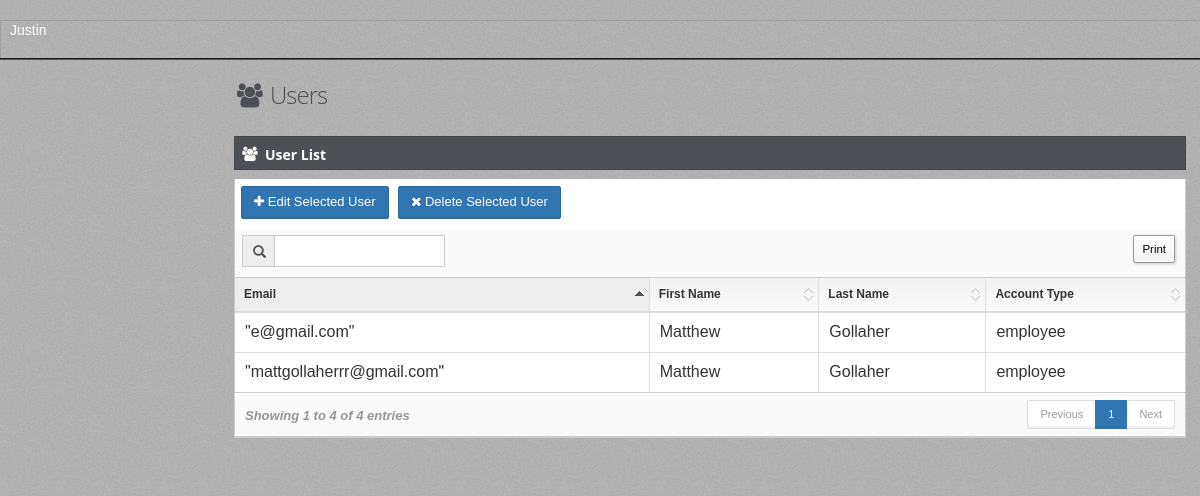
The page /userViewAdmin (signed in) on the database as committed earlier.
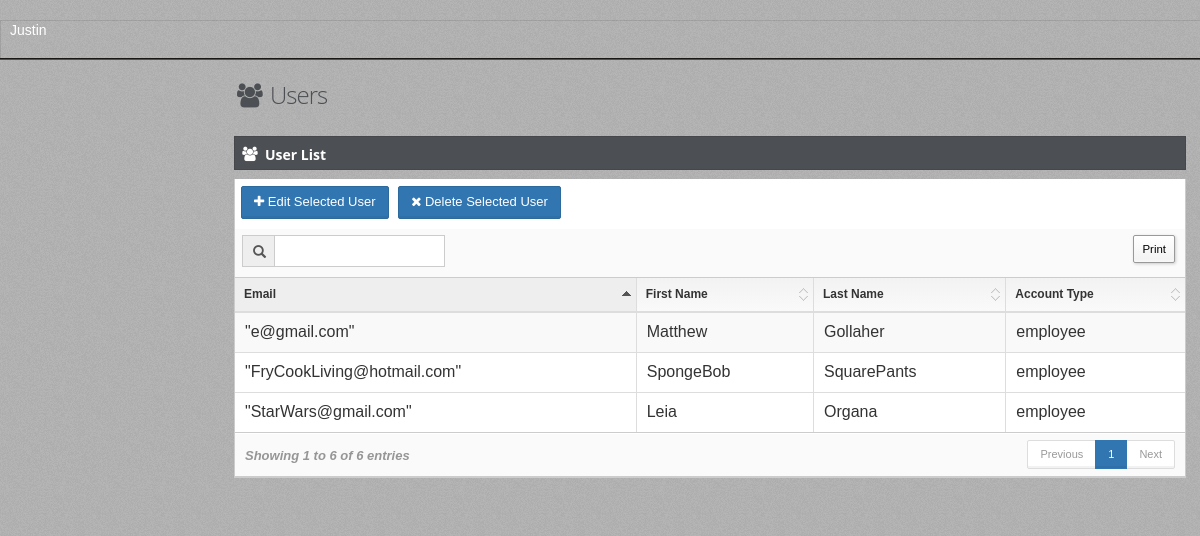
The same page on the database as committed later.
### tables this page shows
CREATE TABLE "User" (
	`Email`	TEXT NOT NULL UNIQUE,
	`Password`	TEXT NOT NULL,
	`AccountType`	TEXT NOT NULL,
	`FirstName`	TEXT NOT NULL,
	`LastName`	TEXT NOT NULL,
	PRIMARY KEY(`Email`)
);

### app.py (the view)
@app.route('/userViewAdmin')
def userViewAdmin():
    return userViewModule.userViewAdmin()

### databaseFunctions.py (called while the page is built)
def getAllUserEmails():
    with engine.connect() as connection:
        sqlText = text("SELECT Email FROM User ORDER by LastName, FirstName, Email")
        result = engine.execute(sqlText)
        emails = []
        for row in result:
            emails.append(row[0])
        if not emails:
            return None
        else:
            return emails

def getAllUserFirstNames():
    with engine.connect() as connection:
        sqlText = text("SELECT FirstName FROM User ORDER by LastName, FirstName, Email")
        result = engine.execute(sqlText)
        firstNames = []
        for row in result:
            firstNames.append(row[0])
        if not firstNames:
            return None
        else:
            return firstNames

def getAllUserLastNames():
    with engine.connect() as connection:
        sqlText = text("SELECT LastName FROM User ORDER by LastName, FirstName, Email")
        result = engine.execute(sqlText)
        lastNames = []
        for row in result:
            lastNames.append(row[0])
        if not lastNames:
            return None
        else:
            return lastNames

def getAllUserAccountTypes():
    with engine.connect() as connection:
        sqlText = text("SELECT AccountType FROM User ORDER by LastName, FirstName, Email")
        result = engine.execute(sqlText)
        accountTypes = []
        for row in result:
            accountTypes.append(row[0])
        if not accountTypes:
            return None
        else:
            return accountTypes

### userViewModule.py (called while the page is built)
def userViewAdmin():
    if not session.get('isLoggedIn'):
        return redirect('login')
    userTable = {}
    userTable['email'] = databaseFunctions.getAllUserEmails()
    userTable['firstName'] = databaseFunctions.getAllUserFirstNames()
    userTable['lastName'] = databaseFunctions.getAllUserLastNames()
    userTable['accountType'] = databaseFunctions.getAllUserAccountTypes()
    userTable = [dict(email=e, firstName=f, lastName=l, accountType = a) for e, f, l, a in zip(userTable['email'], userTable['firstName'], userTable['lastName'], userTable['accountType'])]
    return render_template('userViewAdmin.html', userTable = userTable)

### templates/userViewAdmin.html (shortened to what this page needs)
﻿{% extends "layout.html" %}
{% block body %}
<div id="main" role="main">
    <div id="content">
        <div class="row">
            <div class="col-xs-12 col-sm-7 col-md-7 col-lg-4">
                <h1 class="page-title txt-color-blueDark">
                    <i class="fa-fw fa fa-users"></i>
                    Users
                </h1>
            </div>
        </div>
        <section id="widget-grid" class="">
            <div class="row">
                <article class="col-xs-12 col-sm-12 col-md-12 col-lg-12">
                    <div class="jarviswidget jarviswidget-color-blueDark" id="wid-id-1" data-widget-editbutton="false" data-widget-colorbutton="false" data-widget-deletebutton="false">
                        <header style="padding-top:10px">
                            <span class="widget-icon"> <i class="fa fa-users"></i> </span>
                            <h2 style="line-height:15px"><strong>User List</strong></h2>
                        </header>
                        <div>
                            <div class="widget-body no-padding">
                                <div style="padding-bottom:10px; padding-right: 5px; padding-top: 7px;">
                                    <button class="btn btn-primary" id="editUser" style="margin-left:6px;" data-target="#editModal">
                                        <i class="fa fa-plus"></i> <span class="hidden-mobile">Edit Selected User</span>
                                    </button>
                                    <button class="btn btn-primary" style="margin-left:6px;" id="deleteButton">
                                        <i class="fa fa-times"></i> <span class="hidden-mobile">Delete Selected User</span>
                                    </button>
                                </div>
                                <table id="datatable" class="table table-striped table-bordered table-hover">
                                    <thead>
                                        <tr>
                                            <th data-hide="phone">Email</th>
                                            <th data-class="expand">First Name</th>
                                            <th data-hide="phone">Last Name</th>
                                            <th data-hide="phone">Account Type</th>
                                        </tr>
                                    </thead>
                                    <tbody>
                                        {% for row in userTable %}
                                        <tr id="tr">
                                            {% if row['accountType'] == 'employee' %}
                                            <td>{{ row['email']|tojson|safe }}</td>
                                            <td>{{ row['firstName'] }}</td>
                                            <td>{{ row['lastName'] }}</td>
                                            <td>{{ row['accountType'] }}</td>
                                            {% else %}
                                            <td style="display:none;">{{ row['email']|tojson|safe }}</td>
                                            <td style="display:none;">{{ row['firstName'] }}</td>
                                            <td style="display:none;">{{ row['lastName'] }}</td>
                                            <td style="display:none;">{{ row['accountType'] }}</td>
                                            {% endif %}
                                        </tr>
                                        {% endfor %}
                                    </tbody>
                                </table>
                            </div>
                        </div>
                    </div>
                </article>
            </div>
        </section>
    </div>
</div>
    {% endblock %}

### templates/layout.html (shortened to what this page needs)
<link rel="stylesheet" type="text/css" media="screen" href="static/css/bootstrap.min.css">
<link rel="stylesheet" type="text/css" media="screen" href="static/css/font-awesome.min.css">
<link rel="stylesheet" type="text/css" media="screen" href="static/css/smartadmin-production-plugins.min.css">
<link rel="stylesheet" type="text/css" media="screen" href="static/css/smartadmin-production.min.css">
<link rel="stylesheet" type="text/css" media="screen" href="static/css/smartadmin-skins.min.css">
<link rel="stylesheet" type="text/css" media="screen" href="static/css/smartadmin-rtl.min.css">
<link rel="stylesheet" type="text/css" media="screen" href="static/css/styles.css">
<link rel="stylesheet" href="static/css/signature-pad.css">
<!DOCTYPE html>
<html lang="en-us">
<head>
</head>
<body class="smart-style-5">
    {% if session['isLoggedIn'] %}
    <div class="login-info" style="font-size:14px">
        <span>
            <span>
                {{ session['currentUserFirstName'] }} <br />
            </span>
        </span>
    </div>
    {% endif %}
    {% block body %}{% endblock %}
</body>
</html>

### static/css/styles.css (style rules this page uses)
body { width:100%; height:100% }

### static/css/signature-pad.css (style rules this page uses)
body { font-family: Helvetica, Sans-Serif; -moz-user-select: none; -webkit-user-select: none; -ms-user-select: none; }

Rows that differ between the two databases and show on the page:
removed User: email|tojson "\"mattgollaherrr@gmail.com\"", firstName "Matthew", lastName "Gollaher", accountType "employee"
added User: email|tojson "\"StarWars@gmail.com\"", firstName "Leia", lastName "Organa", accountType "employee"
added User: email|tojson "\"FryCookLiving@hotmail.com\"", firstName "SpongeBob", lastName "SquarePants", accountType "employee"
Other text that changed with them:
text written by a page script: "Print Showing 1 to 4 of 4 entries Previous 1 Next" → "Print Showing 1 to 6 of 6 entries Previous 1 Next"
